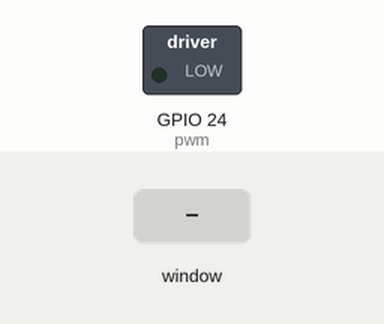
This program was run on a simulated Raspberry Pi (BCM pin numbers). Parts: switched loads named in the program (green lamp = pin HIGH). The inputs (shaded band) are chosen by the test bench. The desktop window is not drawn, its controls go by their first labels and the mouse button is held 0.15 s.

Above: at 1.2 s.
1.3 s: slider 1 in the window set to 50
At 1.9 s:
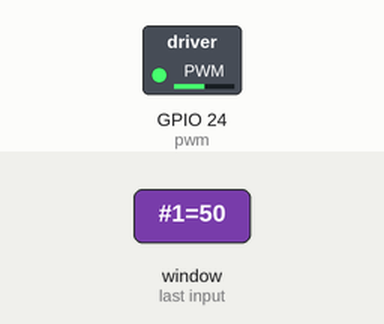
2.8 s: slider 1 in the window set to 100
At 3.1 s:
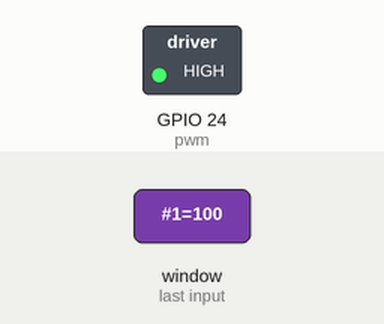
4.3 s: slider 1 in the window set to 25
At 5.4 s:
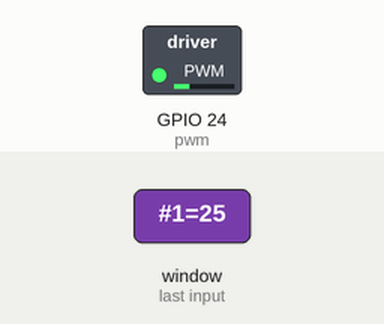
Timing chart, 0 to 7.3 s (numbered marks = the images above; inputs shaded):
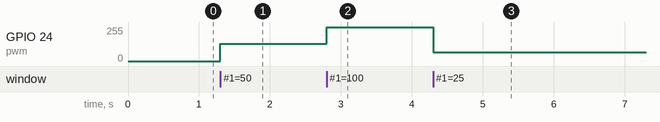

Measured:
- after the input at 1.3 s, GPIO 24 (pwm): 0/255 → 128/255 at once
- after the input at 2.8 s, GPIO 24 (pwm): 128/255 → 255/255 at once
- after the input at 4.3 s, GPIO 24 (pwm): 255/255 → 64/255 at once

The program:

activity2-speed.py
```python
# Original gui_slider written by Simon Monk
# Updates and comments by Brian Cox
# Updated 11-20-18
# Expects Python 3

from tkinter import *            # Loads Python's GUI package
import RPi.GPIO as GPIO          # Loads the module to support for the RPi's GPIO and gives it the name GPIO
import time                      # Loads Python time support

GPIO.setmode(GPIO.BCM)           # Sets board numbering using the Broadcom SOC numbering scheme. As opposed to BOARD which refers to the pin numbers on the P1 header of the RPi's board
GPIO.setup(24, GPIO.OUT)         # Sets GPIO pin 24 as an output
pwm = GPIO.PWM(24, 500)          # Loads PWM support on pin 24 and sets the frequency at 500Hz
pwm.start(0)                     # Starts PWM on pin 24 and sets the duty cycle to 0. (range is 0 to 100)


# Setup support for window and slider
class App:

    def __init__(self, master):
        frame = Frame(master)
        frame.pack()
        bt1 = Button(master, text="Exit", command=self.Exit)
        bt1.pack()
        scale = Scale(frame, from_=0, to=100,
                      orient=HORIZONTAL, command=self.update)
        scale.grid(row=0)

    def update(self, duty):
        pwm.ChangeDutyCycle(float(duty))          # Changes duty cycle of PWM based on the position of the slider

    def Exit(self):                               # Creates exit button which will clean the GPIO pins and close the window
        GPIO.cleanup()
        root.destroy()


# Sets parmeters for the main window
root = Tk()
root.wm_title('Motor Speed')
app = App(root)
root.geometry("400x80+0+0")
root.mainloop()
```
